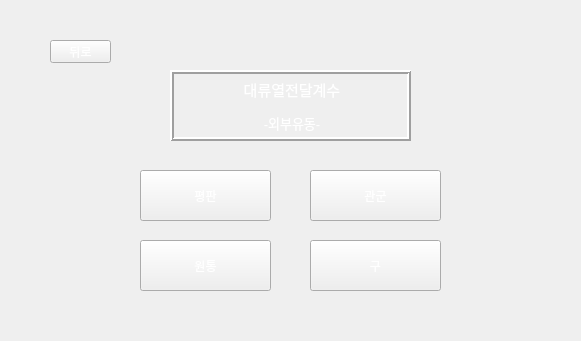
<?xml version="1.0" encoding="UTF-8"?>
<ui version="4.0">
 <class>Form</class>
 <widget class="QWidget" name="Form">
  <property name="geometry">
   <rect>
    <x>0</x>
    <y>0</y>
    <width>581</width>
    <height>341</height>
   </rect>
  </property>
  <property name="minimumSize">
   <size>
    <width>581</width>
    <height>341</height>
   </size>
  </property>
  <property name="maximumSize">
   <size>
    <width>581</width>
    <height>341</height>
   </size>
  </property>
  <property name="windowTitle">
   <string>Form</string>
  </property>
  <property name="styleSheet">
   <string notr="true">background-image: url(:/background/하얀거.png);</string>
  </property>
  <widget class="QPushButton" name="pushButton">
   <property name="geometry">
    <rect>
     <x>50</x>
     <y>40</y>
     <width>61</width>
     <height>23</height>
    </rect>
   </property>
   <property name="styleSheet">
    <string notr="true">QPushButton {
color: qlineargradient(spread:pad, x1:0, y1:1, x2:1, y2:0, stop:0 rgba(255, 255, 255, 255), stop:1 rgba(255, 255, 255, 255));
background-image: url(:/background/버튼2.png);
font: 10pt &quot;맑은 고딕&quot;;
}
QPushButton:hover{
border-image: url(:/background/버튼클릭2.png);
}</string>
   </property>
   <property name="text">
    <string>뒤로</string>
   </property>
  </widget>
  <widget class="QPushButton" name="pushButton_2">
   <property name="geometry">
    <rect>
     <x>140</x>
     <y>170</y>
     <width>131</width>
     <height>51</height>
    </rect>
   </property>
   <property name="toolTip">
    <string>수직평판에서의 Nusselt Number를 구합니다</string>
   </property>
   <property name="toolTipDuration">
    <number>5000</number>
   </property>
   <property name="styleSheet">
    <string notr="true">QPushButton {
color: qlineargradient(spread:pad, x1:0, y1:1, x2:1, y2:0, stop:0 rgba(255, 255, 255, 255), stop:1 rgba(255, 255, 255, 255));
background-image: url(:/background/버튼2.png);
font: 10pt &quot;맑은 고딕&quot;;
}
QPushButton:hover{
border-image: url(:/background/버튼클릭2.png);
}</string>
   </property>
   <property name="text">
    <string>평판</string>
   </property>
  </widget>
  <widget class="QPushButton" name="pushButton_3">
   <property name="geometry">
    <rect>
     <x>140</x>
     <y>240</y>
     <width>131</width>
     <height>51</height>
    </rect>
   </property>
   <property name="toolTip">
    <string>수직평판에서의 Nusselt Number를 구합니다</string>
   </property>
   <property name="toolTipDuration">
    <number>5000</number>
   </property>
   <property name="styleSheet">
    <string notr="true">QPushButton {
color: qlineargradient(spread:pad, x1:0, y1:1, x2:1, y2:0, stop:0 rgba(255, 255, 255, 255), stop:1 rgba(255, 255, 255, 255));
background-image: url(:/background/버튼2.png);
font: 10pt &quot;맑은 고딕&quot;;
}
QPushButton:hover{
border-image: url(:/background/버튼클릭2.png);
}</string>
   </property>
   <property name="text">
    <string>원통</string>
   </property>
  </widget>
  <widget class="QPushButton" name="pushButton_4">
   <property name="geometry">
    <rect>
     <x>310</x>
     <y>240</y>
     <width>131</width>
     <height>51</height>
    </rect>
   </property>
   <property name="toolTip">
    <string>수직평판에서의 Nusselt Number를 구합니다</string>
   </property>
   <property name="toolTipDuration">
    <number>5000</number>
   </property>
   <property name="styleSheet">
    <string notr="true">QPushButton {
color: qlineargradient(spread:pad, x1:0, y1:1, x2:1, y2:0, stop:0 rgba(255, 255, 255, 255), stop:1 rgba(255, 255, 255, 255));
background-image: url(:/background/버튼2.png);
font: 10pt &quot;맑은 고딕&quot;;
}
QPushButton:hover{
border-image: url(:/background/버튼클릭2.png);
}</string>
   </property>
   <property name="text">
    <string>구</string>
   </property>
  </widget>
  <widget class="QPushButton" name="pushButton_5">
   <property name="geometry">
    <rect>
     <x>310</x>
     <y>170</y>
     <width>131</width>
     <height>51</height>
    </rect>
   </property>
   <property name="toolTip">
    <string>수직평판에서의 Nusselt Number를 구합니다</string>
   </property>
   <property name="toolTipDuration">
    <number>5000</number>
   </property>
   <property name="styleSheet">
    <string notr="true">QPushButton {
color: qlineargradient(spread:pad, x1:0, y1:1, x2:1, y2:0, stop:0 rgba(255, 255, 255, 255), stop:1 rgba(255, 255, 255, 255));
background-image: url(:/background/버튼2.png);
font: 10pt &quot;맑은 고딕&quot;;
}
QPushButton:hover{
border-image: url(:/background/버튼클릭2.png);
}</string>
   </property>
   <property name="text">
    <string>관군</string>
   </property>
  </widget>
  <widget class="QLabel" name="label_9">
   <property name="geometry">
    <rect>
     <x>0</x>
     <y>0</y>
     <width>581</width>
     <height>341</height>
    </rect>
   </property>
   <property name="styleSheet">
    <string notr="true">image: url(:/background/배경2.png);</string>
   </property>
   <property name="text">
    <string/>
   </property>
  </widget>
  <widget class="QLabel" name="label">
   <property name="geometry">
    <rect>
     <x>170</x>
     <y>70</y>
     <width>241</width>
     <height>71</height>
    </rect>
   </property>
   <property name="styleSheet">
    <string notr="true">font: 10pt &quot;맑은 고딕&quot;;
color: rgb(255, 255, 255);
background-image: url(:/background/버튼2.png);</string>
   </property>
   <property name="frameShape">
    <enum>QFrame::Box</enum>
   </property>
   <property name="frameShadow">
    <enum>QFrame::Raised</enum>
   </property>
   <property name="lineWidth">
    <number>2</number>
   </property>
   <property name="text">
    <string>&lt;!DOCTYPE HTML PUBLIC &quot;-//W3C//DTD HTML 4.0//EN&quot; &quot;http://www.w3.org/TR/REC-html40/strict.dtd&quot;&gt;
&lt;html&gt;&lt;head&gt;&lt;meta name=&quot;qrichtext&quot; content=&quot;1&quot; /&gt;&lt;style type=&quot;text/css&quot;&gt;
p, li { white-space: pre-wrap; }
&lt;/style&gt;&lt;/head&gt;&lt;body style=&quot; font-family:'맑은 고딕'; font-size:10pt; font-weight:400; font-style:normal;&quot;&gt;
&lt;p align=&quot;center&quot; style=&quot; margin-top:12px; margin-bottom:12px; margin-left:0px; margin-right:0px; -qt-block-indent:0; text-indent:0px;&quot;&gt;&lt;span style=&quot; font-size:11pt;&quot;&gt;대류열전달계수&lt;/span&gt;&lt;/p&gt;
&lt;p align=&quot;center&quot; style=&quot; margin-top:12px; margin-bottom:12px; margin-left:0px; margin-right:0px; -qt-block-indent:0; text-indent:0px;&quot;&gt;-외부유동-&lt;/p&gt;&lt;/body&gt;&lt;/html&gt;</string>
   </property>
   <property name="buddy">
    <cstring>pushButton</cstring>
   </property>
  </widget>
  <zorder>label_9</zorder>
  <zorder>pushButton</zorder>
  <zorder>pushButton_2</zorder>
  <zorder>pushButton_3</zorder>
  <zorder>pushButton_4</zorder>
  <zorder>pushButton_5</zorder>
  <zorder>label</zorder>
 </widget>
 <resources>
  <include location="../resource/resources.qrc"/>
 </resources>
 <connections/>
</ui>
